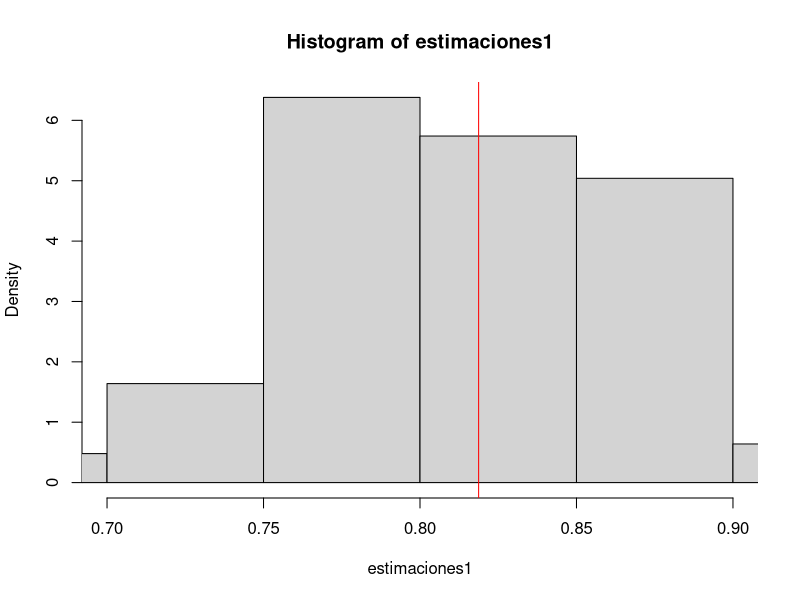
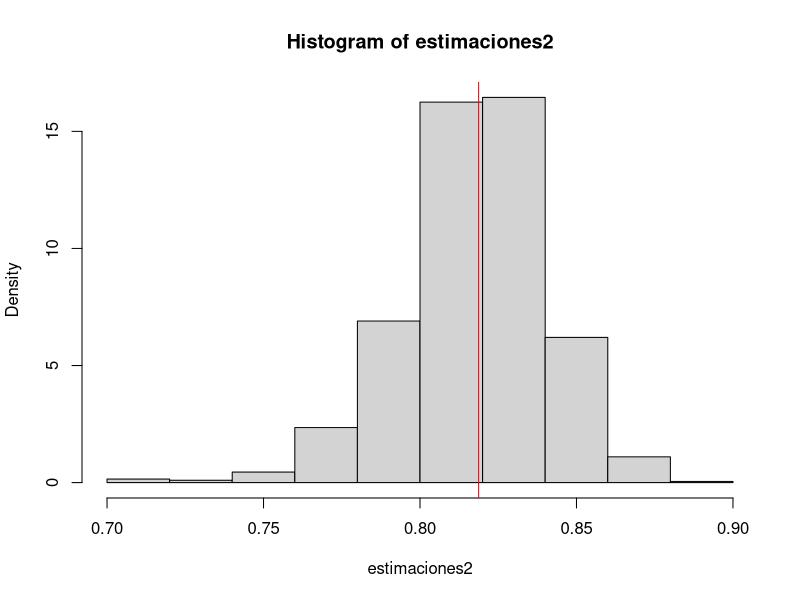
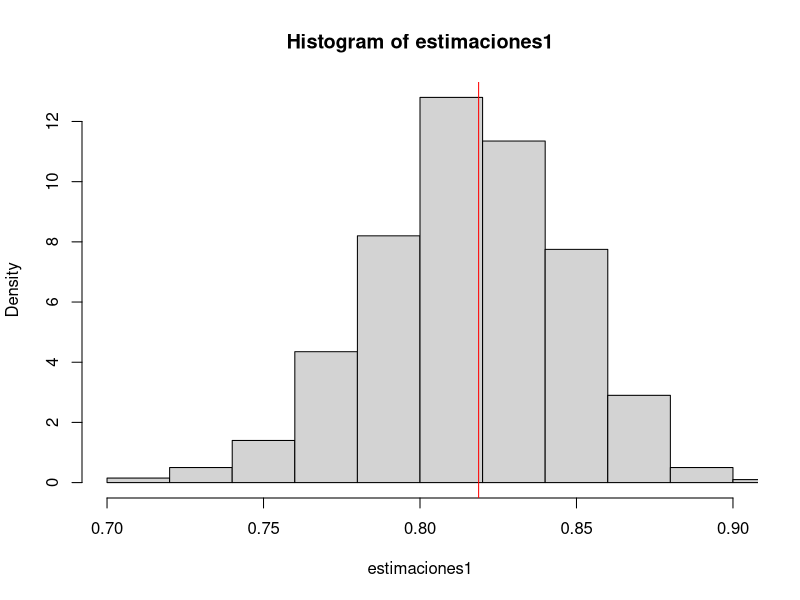
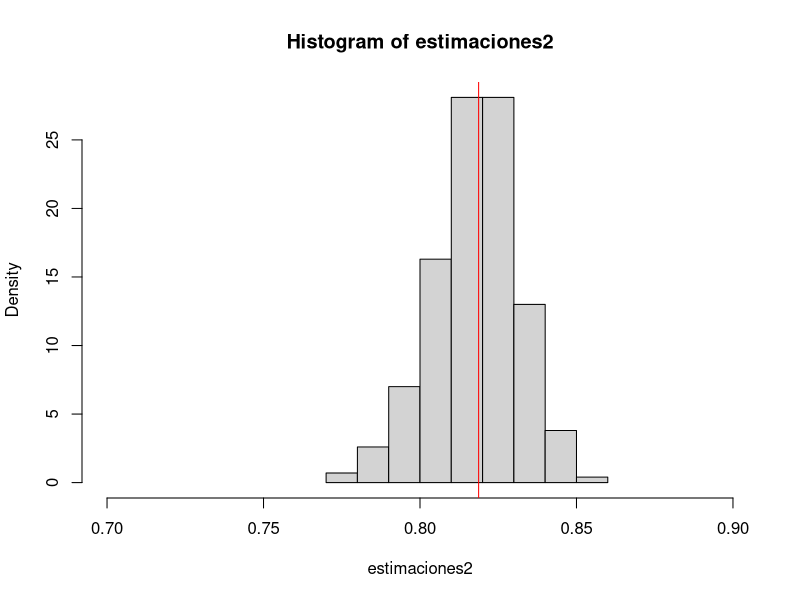
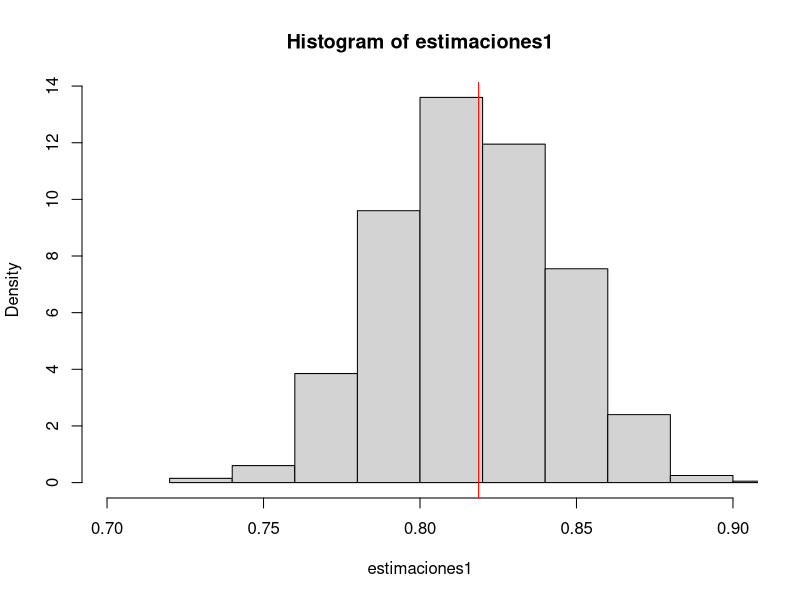
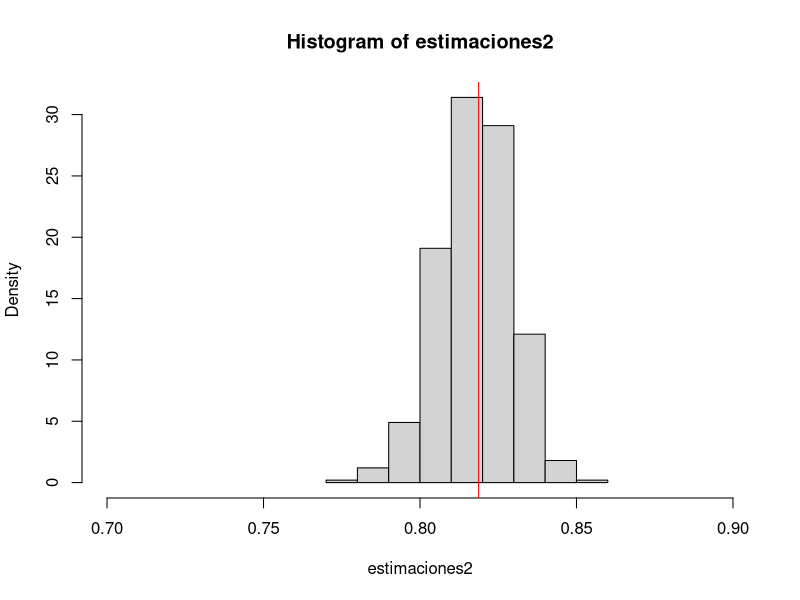
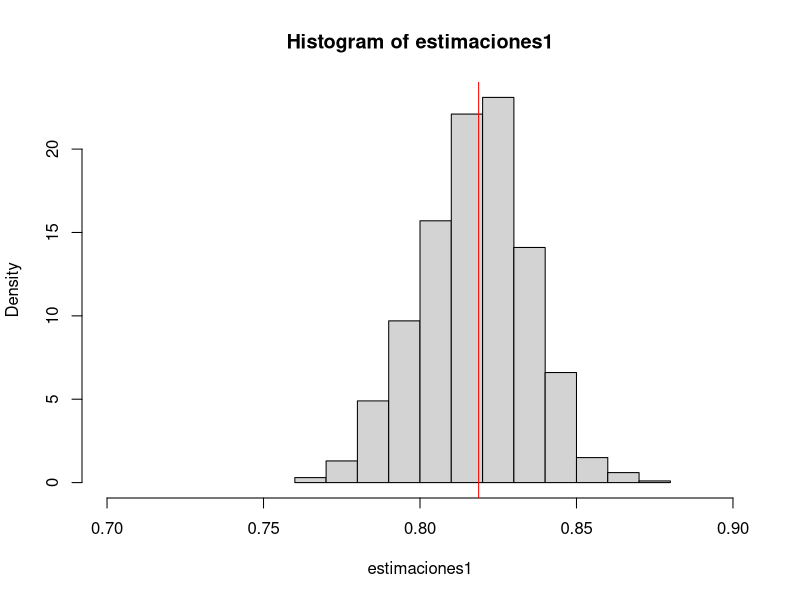
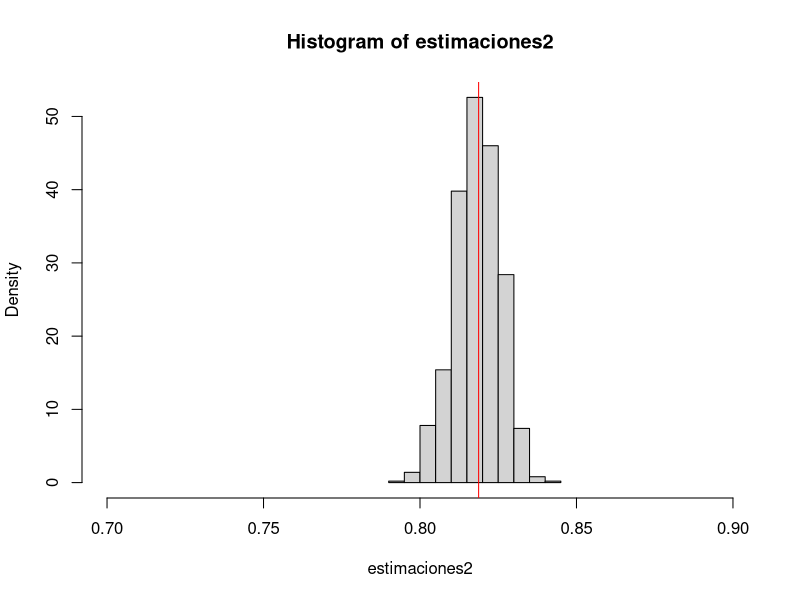

Write the R code that produced these figures, in order.
est1 = function(datos) {
  return (sum(datos >  1)/length(datos))
}

est2 = function(datosExp) {
  return (1 - pexp(1, rate = 1/mean(datosExp)))
} 

est3 = function(datos){
  desvioEstandar = sqrt((sum((datos - mean(datos))^2))/length(datos))
  return (1 - pnorm(1, mean = mean(datos), sd = desvioEstandar))
}

datos = c(12.23,6.37,6.10,0.70,3.48,2.82,9.55,2.21,0.72, 9.09)
est1(datos)
est2(datos)

#simulacion 1

verdadExp = 1 - pexp(1, rate = 0.2)
est1(rexp(50,0.2))
est2(rexp(50,0.2))

sim1 = function(nrep, n) {
  estimaciones1 = c()
  estimaciones2 = c()
  
  for (i in 1:nrep) {
    dato = rexp(n, 0.2)
    estimaciones1 = c(est1(dato), estimaciones1)
    estimaciones2 = c(est2(dato), estimaciones2)
  }
  
  hist (estimaciones1, prob = TRUE, xlim = c(0.7, 0.9))
  abline(v = verdadExp, col = "red")
  hist (estimaciones2, prob = TRUE, xlim = c(0.7, 0.9))
  abline(v = verdadExp, col = "red")
  
  ecme1 = (1/nrep)*(sum((estimaciones1 - verdadExp)^2))
  ecme2 = (1/nrep)*(sum((estimaciones2 - verdadExp)^2))
  
  print(paste("ECME 1er estimador:", ecme1))
  print(paste("ECME 2do estimador:", ecme2))
  
  return (c(ecme1, ecme2))
}

simulacion1 = function() {
  data = c()
  
  data = c(sim1(1000, 50))
  data = c(data, sim1(1000, 150))
  data = c(data, sim1(1000, 200))
  data = c(data, sim1(1000, 500))
  data = c(data, sim1(1000, 1000))
  
  data = matrix(data, ncol = 2, byrow = TRUE)
  colnames(data) = c("ECME Estimador1", "ECME Estimador2")
  rownames(data) = c("n = 50", "n = 150", "n = 200", "n = 500", "n = 1000")
  data = as.table(data)
  
  return(data)
}

simulacion1()

# simulacion 2

verdadNormal = 1 - pnorm(1, mean = 5, sd = 5)

sim2 = function(nrep, n){
  estimaciones1 = c()
  estimaciones2 = c()
  estimaciones3 = c()
  
  for (i in 1:nrep) {
    dato = rnorm(n, mean = 5, sd = 5)
    estimaciones1 = c(estimaciones1, est1(dato))
    estimaciones2 = c(estimaciones2, est2(dato))
    estimaciones3 = c(estimaciones3, est3(dato))
  }
  
  hist (estimaciones1, prob = TRUE, xlim = c(verdadNormal - 0.1, verdadNormal + 0.1), xlab = "")
  abline(v = verdadNormal, col = "red")
  hist (estimaciones2, prob = TRUE, xlim = c(verdadNormal - 0.1, verdadNormal + 0.1), xlab = "")
  abline(v = verdadNormal, col = "red")
  hist (estimaciones3, prob = TRUE, xlim = c(verdadNormal - 0.1, verdadNormal + 0.1), xlab = "")
  abline(v = verdadNormal, col = "red")
  
  ecme1 = (1/nrep)*(sum((estimaciones1 - verdadNormal)^2))
  ecme2 = (1/nrep)*(sum((estimaciones2 - verdadNormal)^2))
  ecme3 = (1/nrep)*(sum((estimaciones3 - verdadNormal)^2))
  
  print(paste("ECME 1er estimador:", ecme1))
  print(paste("ECME 2do estimador:", ecme2))
  print(paste("ECME 3er estimador:", ecme3))
  
  return (c(ecme1, ecme2, ecme3))
}

simulacion2 = function() {
  data = c()

  oldpar = par(mfrow = c(2, 3))
  data = c(data, sim2(1000,0150))
  data = c(data, sim2(1000,0200))
  par(oldpar)
  
  oldpar = par(mfrow = c(2, 3))
  data = c(data, sim2(1000,0500))
  data = c(data, sim2(1000,1000))
  par(oldpar)
  
  data = matrix(data, ncol = 3, byrow = TRUE)
  colnames(data) = c("ECME Estimador1", "ECME Estimador2", "ECME Estimador3")
  rownames(data) = c("n = 150", "n = 200", "n = 500", "n = 1000")
  data = as.table(data)
  
  return(data)
}

simulacion2()
